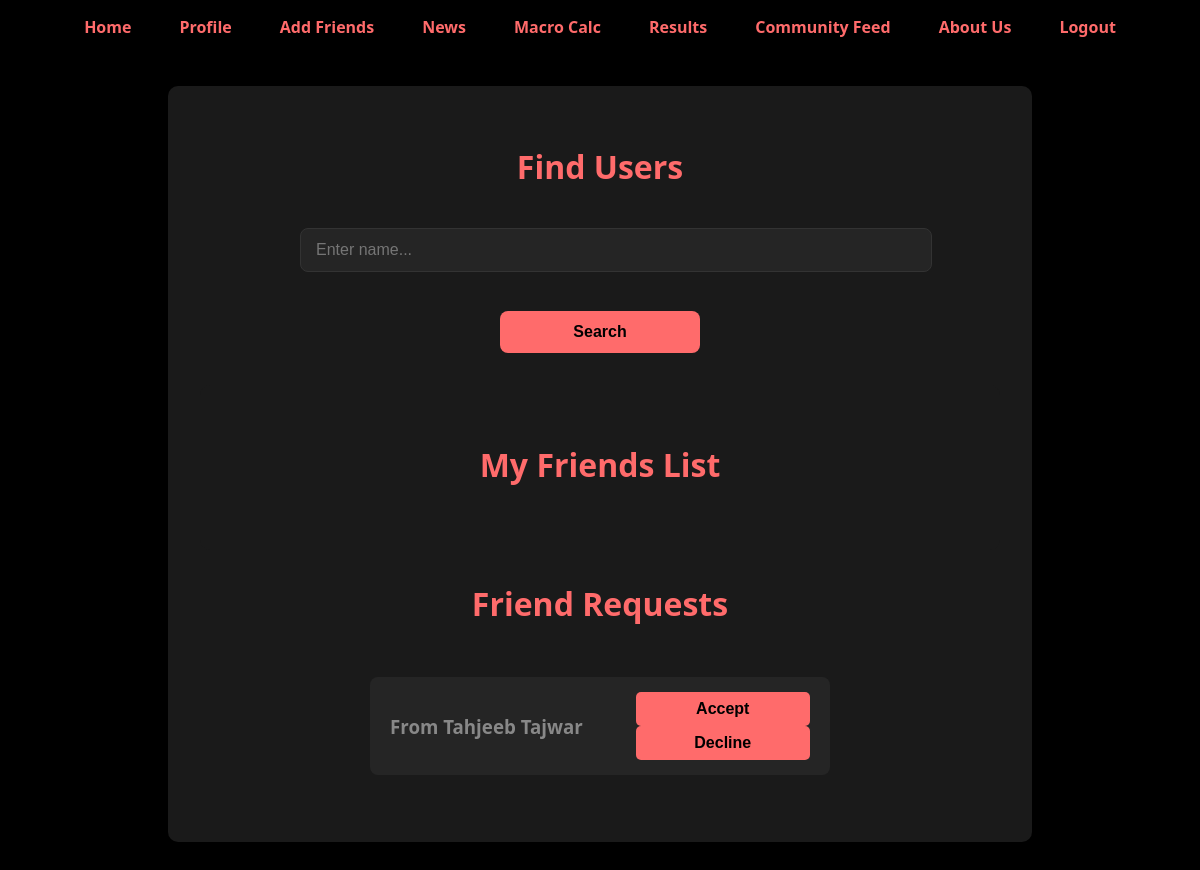
The app's page /friends (signed in), older data.
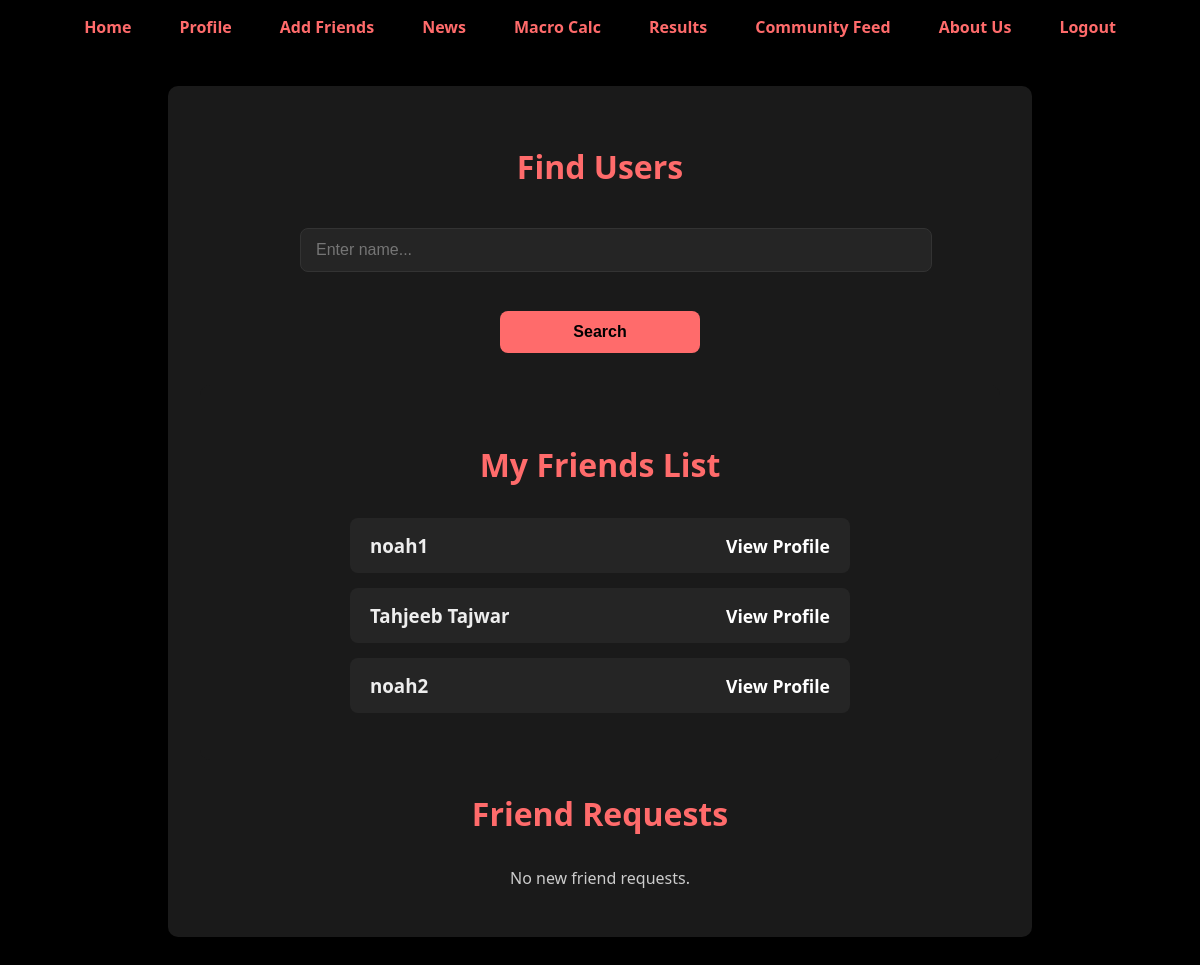
The same page, newer data.
### app/models.py (models this page shows)
class FriendRequest(db.Model):
    __tablename__ = 'friend_request'
    request_id = db.Column(db.Integer, primary_key=True)
    requester_id = db.Column(
        db.Integer,
        db.ForeignKey('user.id'),
    )
    receiver_id  = db.Column(
        db.Integer,
        db.ForeignKey('user.id'),
    )
    status = db.Column(
        db.String(20),
        nullable=False,
        default='pending'
    )
    requester = db.relationship(
        'User',
        foreign_keys=[requester_id],
        back_populates='requests_sent'
    )
    receiver  = db.relationship(
        'User',
        foreign_keys=[receiver_id],
        back_populates='requests_received'
    )

class User(db.Model, UserMixin):
    id = db.Column(db.Integer, primary_key=True)
    name = db.Column(db.String(80), unique=True, nullable=False)
    email = db.Column(db.String(120), unique=True, nullable=False)
    password = db.Column(db.String(120), nullable=False)
    gender = db.Column(db.String(10))
    age = db.Column(db.Integer)
    profile_picture = db.Column(db.String(255), default='placeholder-profile.jpg')
    requests_sent = db.relationship(
        'FriendRequest',
        foreign_keys='FriendRequest.requester_id',
        back_populates='requester',
        lazy='dynamic'
    )
    requests_received = db.relationship(
        'FriendRequest',
        foreign_keys='FriendRequest.receiver_id',
        back_populates='receiver',
        lazy='dynamic'
    )
    friends = db.relationship(
        'User',
        secondary=friend_assoc,
        primaryjoin=(id == friend_assoc.c.user_id),
        secondaryjoin=(id == friend_assoc.c.friend_id),
        lazy='dynamic'
    )

### app/routes.py (the view)
@app.route("/friends" ,methods=["GET"])
@login_required
def friends():
    pending_reqs = (FriendRequest.query.filter_by(receiver_id=current_user.id, status='pending').all())
    friends = []
    return render_template("friends.html", friends=friends, pending_requests=pending_reqs)

### app/__init__.py (called while the page is built)
@login_manager.user_loader
def load_user(user_id):
    return User.query.get(int(user_id))

### app/templates/friends.html (shortened to what this page needs)
{% extends "base.html" %}
{% block content %}
<div class="add-friends-container">
    <h2>Find Users</h2>
    <div class="search-bar">
        <input id="searchInput" type="text" placeholder="Enter name...">
        <button onclick="searchUsers()">Search</button>
    </div>
        <div class="add-friends-container">
            <h2>My Friends List</h2>
            {% if current_user.friends %}
                <ul class="search-results">
                    {% for friend in current_user.friends %}
                        <li>
                            <div class="result-item">
                                <h3>{{ friend.name}}</h3>
                                <span><a href="{{ url_for('view_user_profile', user_id=friend.id) }}" class="username-link"><strong>View Profile</strong></a></span>
                            </div>
                        </li>
                    {% endfor %}
                </ul>
            {% else %}
                <p style="color: #ccc; text-align: center;">You have no friends yet.</p>
            {% endif %}
        </div>
        <div>
        <h2>Friend Requests</h2>
        {% if pending_requests %}
            <ul class="search-results">
                {% for request in pending_requests %}
                    <li>
                        <div class="result-item">
                            <h3>From {{ request.requester.name }}</h3>
                            <form method="POST" action="{{ url_for('respond_friend_request', request_id=request.request_id) }}">
                                <button name = "decision" type="submit" value = "accept">Accept</button>
                                <button name = "decision" type="submit" value="decline">Decline</button>
                            </form>
                        </div>
                    </li>
                {% endfor %}
            </ul>
        {% else %}
            <p style="color: #ccc; text-align: center;">No new friend requests.</p>
        {% endif %}
        </div>
</div>
{% endblock %}

Row changes from the older to the newer data that the page shows:
no longer on this page (row edited): FriendRequest: requester.name "Tahjeeb Tajwar"
now on this page (row unchanged): User: name "noah1"
now on this page (row unchanged): User: name "Tahjeeb Tajwar"
added User: name "noah2"
Text that changed along with them:
text now shown: "No new friend requests."
